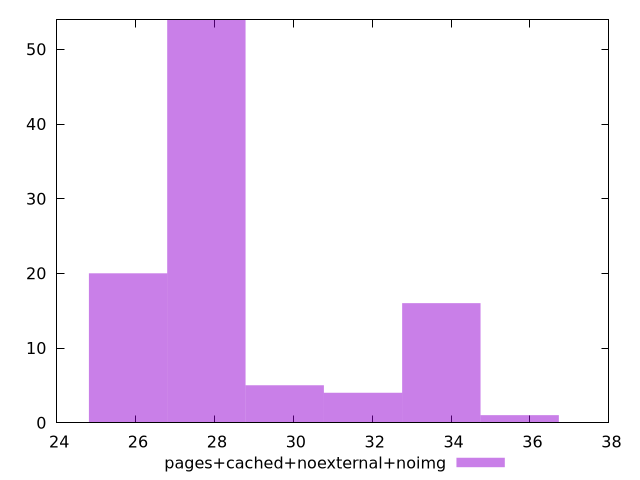

Generate this figure with gnuplot:
$_pagesCachedNoexternalNoimg <<EOF
27.79661083173909 54
25.811138629472012 20
31.767555236273246 4
33.75302743854032 16
29.782083034006167 5
35.738499640807404 1
EOF
set key outside below
set terminal pngcairo
set output "report_00005_2020-11-02T22-26-11.212Z/max-potential-fid/pages+cached+noexternal+noimg//raw_hist.png"
set yrange [0:54]
set boxwidth 1.9854722022670779
set style fill transparent solid 0.5 noborder
plot $_pagesCachedNoexternalNoimg title "pages+cached+noexternal+noimg" with boxes ,
